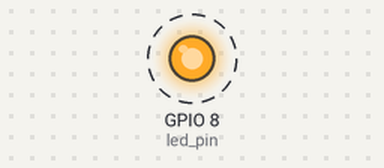
Recording of a program running on a simulated Raspberry Pi (BCM pin numbers). Parts: output pins drawn as LEDs (lit = HIGH). Dashed ring = blinking.

Above: at 0.2 s.
Timing chart, 0 to 3.0 s (numbered marks = the images above):
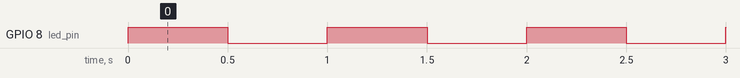

Measured:
- by itself, GPIO 8 (led_pin): alternates HIGH for 0.50 s and LOW for 0.50 s

The program:

gpio_pwm.py
```python
# LED 점멸 반복하기

import RPi.GPIO as GPIO # Rpi.GPIO.PWM 모듈을 불러 GPIO로 부른다

led_pin=8 # 사용할 6번 핀 변수 초기화

GPIO.setmode(GPIO.BCM) # BCM GPIO 핀 번호 사용하도록 설정

GPIO.setup(led_pin, GPIO.OUT) #led_pin을 GPIO 출력으로 설정

#GPIO.PWM 객체 생성하고 1.0Hz의 주파수 생성, 파형 구간 설정
pwm = GPIO.PWM(led_pin, 1.0)
pwm.start(50.0)

try:
    while True:
        pass
except KeyboardInterrupt:
    pass

pwm.stop()
GPIO.setup()
```
